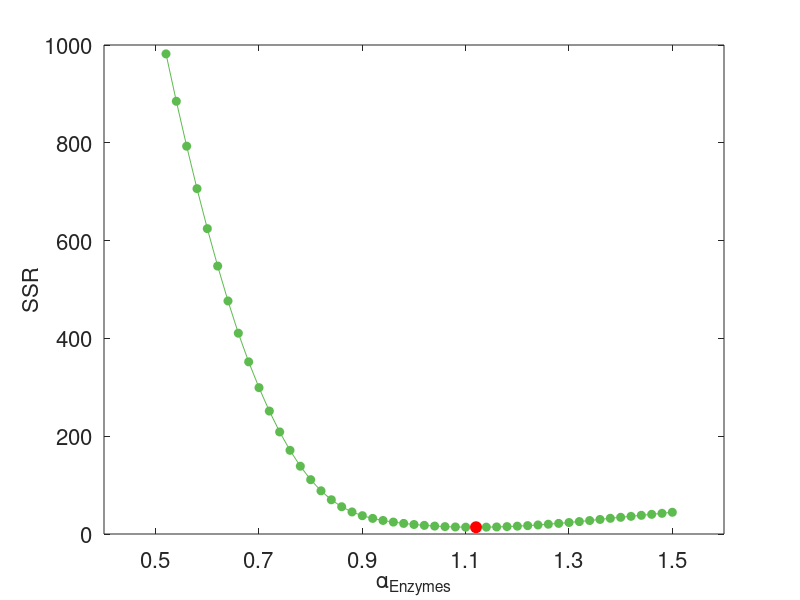
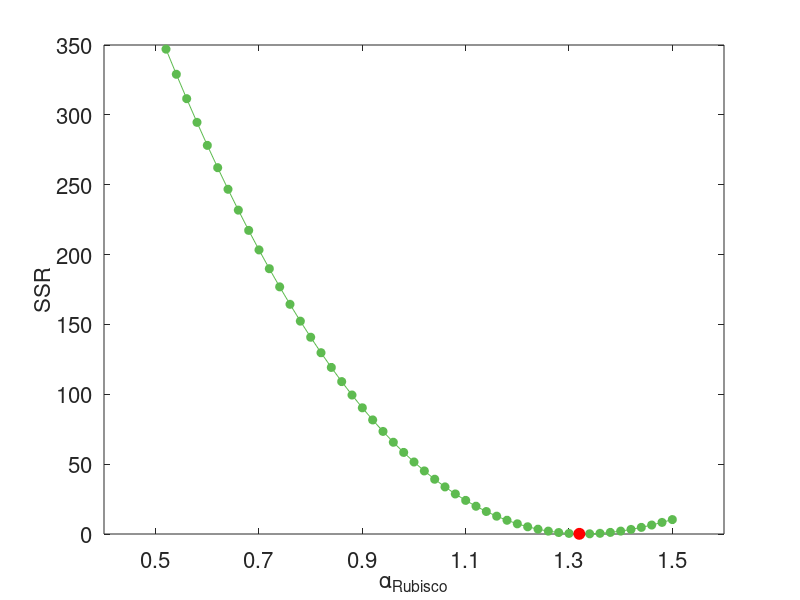

Here is the MATLAB script that generated these plots, in order: (Note: this script raises an error after producing the figures.)
%%% Plot SSR and scaling factors obtained from Jmax_simple and Vcmax_simple
%% Load data
load Jmax_simple_new_result.mat;
load Vcmax_simple_new_result.mat;
%% Plot SSR against scaling factors and highlight the optimal points
% RuBP regeneration
figure;
plot(SSR_Matrix_J(:,1),SSR_Matrix_J(:,2),'g-o',...
     'MarkerFaceColor', '#5EBB50', ... % g = green markers and line
     'MarkerEdgeColor', '#5EBB50', ...
     'MarkerSize', 6, ...
     'Color','#5EBB50')
hold on
plot(SSR_Matrix_J(scaling_index_J,1),SSR_Matrix_J(scaling_index_J,2),...
            'o', ...
            'Color', 'r', ...
            'MarkerFaceColor', 'r', ... % r = red marker
            'MarkerEdgeColor', 'r', ...
            'MarkerSize', 8, ...
            'Color','r');
set(gca, 'xtick', 0.5:0.2:1.5);
set(gca, 'FontSize', 16);
xlabel('α_{Enzymes}','FontSize', 16)
ylabel('SSR','FontSize', 16)
hold off
% Export figure
set(gcf, 'PaperOrientation', 'landscape');
print(gcf,fullfile('Outputs/rice_params/graphs',"Scaling_Factor_Optimization_for_RuBP_regeneration_new2"),'-dpdf','-bestfit');
%% Rubisco carboxylation
figure;
plot(SSR_Matrix_V(:,1),SSR_Matrix_V(:,2),'g-o',...
     'MarkerFaceColor', '#5EBB50', ... % g = green markers and line
     'MarkerEdgeColor', '#5EBB50', ...
     'MarkerSize', 6, ...
     'Color','#5EBB50')
hold on
plot(SSR_Matrix_V(scaling_index_V,1),SSR_Matrix_V(scaling_index_V,2),...
            'o', ...
            'Color', 'r', ...
            'MarkerFaceColor', 'r', ... % r = red marker
            'MarkerEdgeColor', 'r', ...
            'MarkerSize', 8, ...
            'Color','r');
set(gca, 'xtick', 0.5:0.2:1.5);
set(gca, 'FontSize', 16);
xlabel('α_{Rubisco}','FontSize', 16)
ylabel('SSR','FontSize', 16)
hold off
% Export figure
set(gcf, 'PaperOrientation', 'landscape');
print(gcf,fullfile('Outputs/rice_params/graphs',"Scaling_Factor_Optimization_for_Rubisco_carboxylation_new2"),'-dpdf','-bestfit');

%% Create figure for RuBP regeneration scaling factors
figure;
% Specify Cc and Gross Assimilation data for FvCB model
FvCB_J_x = Farq_Matrix_J(1:4,5); % Cc - only first four rows needed as they repeat
FvCB_J_y = Farq_Matrix_J(1:4,4); % Gross A - only first four rows needed as they repeat

% Specify Cc and Gross Assimilation data for optimal scaling factor
% Round off scaling factor values to prevent errors associated with floating-point numbers
ePhoto_Matrix_J(:, 1) = round(ePhoto_Matrix_J(:, 1), 2);
% Find rows for scaling_factors in ePhoto by finding and assigning indices of ePhotoMatrix from Jmax_result

opt_indices_J = find(ePhoto_Matrix_J(:,1)==a_Enzymes);
idx06_J = find(ePhoto_Matrix_J(:,1)==0.6);
idx08_J = find(ePhoto_Matrix_J(:,1)==0.8);
idx10_J = find(ePhoto_Matrix_J(:,1)==1.0);
idx12_J = find(ePhoto_Matrix_J(:,1)==1.2);
idx14_J = find(ePhoto_Matrix_J(:,1)==1.4);

ePhoto_opt_x_J = ePhoto_Matrix_J(opt_indices_J,5); % Cc
ePhoto_opt_y_J = ePhoto_Matrix_J(opt_indices_J,4); % Gross A

ePhoto_J_x_06 = ePhoto_Matrix_J(idx06_J,5);
ePhoto_J_y_06 = ePhoto_Matrix_J(idx06_J,4);

ePhoto_J_x_08 = ePhoto_Matrix_J(idx08_J,5);
ePhoto_J_y_08 = ePhoto_Matrix_J(idx08_J,4);

ePhoto_J_x_10 = ePhoto_Matrix_J(idx10_J,5);
ePhoto_J_y_10 = ePhoto_Matrix_J(idx10_J,4);

ePhoto_J_x_12 = ePhoto_Matrix_J(idx12_J,5);
ePhoto_J_y_12 = ePhoto_Matrix_J(idx12_J,4);

ePhoto_J_x_14 = ePhoto_Matrix_J(idx14_J,5);
ePhoto_J_y_14 = ePhoto_Matrix_J(idx14_J,4);

% Plot FvCB points with markers and dashed lines
plot(FvCB_J_x, FvCB_J_y, 'Marker','square', ...   % solid line with square markers
                     'MarkerFaceColor', 'k', ... % k = black markers and line
                     'MarkerEdgeColor', 'k', ...
                     'MarkerSize', 8, ...
                     'Color','k',...
                     'DisplayName', 'FvCB');
hold on

% Plot Cc (x) against Gross Assimilation (y) for optimised alpha values (red dashed lines with red triangle markers)
plot(ePhoto_opt_x_J, ePhoto_opt_y_J, ...
            '--^', ...
            'Color', 'r', ...
            'MarkerFaceColor', 'r', ... % r = red markers and line
            'MarkerEdgeColor', 'r', ...
            'MarkerSize', 8, ...
            'Color','r',...
            'DisplayName', 'α = 1.12');

hold on

% Plot background dashed lines for comparison
plot(ePhoto_J_x_06, ePhoto_J_y_06, ...
            '--', ...
            'Color', '#E97132', ...
            'DisplayName', 'α = 0.6');
hold on
plot(ePhoto_J_x_08, ePhoto_J_y_08, ...
            '--', ...
            'Color', '#CC00FF', ...
            'DisplayName', 'α = 0.8');
hold on
plot(ePhoto_J_x_10, ePhoto_J_y_10, ...
            '--', ...
            'Color', '#00B0F0', ...
            'DisplayName', 'α = 1.0');
hold on
plot(ePhoto_J_x_12, ePhoto_J_y_12, ...
            '--', ...
            'Color', '#00B050', ...
            'DisplayName', 'α = 1.2');
hold on
plot(ePhoto_J_x_14, ePhoto_J_y_14, ...
            '--', ...
            'Color', '#0070C0', ...
            'DisplayName', 'α = 1.4');

% Set x axis limits
xlim([200 700]);
ylim([0 50]);

% Add labels, title, and legend
xlabel('C_c (μmol mol^{-1})','FontSize',12);
ylabel('Gross Assimilation (μmol m^{-2} s^{-1})','FontSize',12');
title('Scaling Factors for RuBP-Regeneration (α_{Enzymes}) ','FontSize', 12');

% Add legend, including FvCB
legend('show', 'Location', 'east');

%% Create figure for Rubisco carboxylation scaling factors
figure;
% Specify Cc and Gross Assimilation data for FvCB model
FvCB_V_x = Farq_Matrix_V(1:5,5); % Cc - only first five rows needed as they repeat
FvCB_V_y = Farq_Matrix_V(1:5,4); % Gross A - only first five rows needed as they repeat

% Specify Cc and Gross Assimilation data for optimal scaling factor
% Round off scaling factor values by 2 d.p. to prevent mismatches associated with floating-point numbers
ePhoto_Matrix_V(:, 1) = round(ePhoto_Matrix_V(:, 1), 2);

% Find rows for scaling_factors in ePhoto by finding and assigning indices of ePhotoMatrix from Vcmax_result
opt_indices_V = find(ePhoto_Matrix_V(:,1)==a_Rubisco);
idx06_V = find(ePhoto_Matrix_V(:,1)==0.6);
idx08_V = find(ePhoto_Matrix_V(:,1)==0.8);
idx10_V = find(ePhoto_Matrix_V(:,1)==1.0);
idx12_V = find(ePhoto_Matrix_V(:,1)==1.2);
idx14_V = find(ePhoto_Matrix_V(:,1)==1.4);

ePhoto_opt_x_V = ePhoto_Matrix_V(opt_indices_V,5); % Cc
ePhoto_opt_y_V = ePhoto_Matrix_V(opt_indices_V,4); % Gross A

ePhoto_V_x_06 = ePhoto_Matrix_V(idx06_V,5);
ePhoto_V_y_06 = ePhoto_Matrix_V(idx06_V,4);

ePhoto_V_x_08 = ePhoto_Matrix_V(idx08_V,5);
ePhoto_V_y_08 = ePhoto_Matrix_V(idx08_V,4);

ePhoto_V_x_10 = ePhoto_Matrix_V(idx10_V,5);
ePhoto_V_y_10 = ePhoto_Matrix_V(idx10_V,4);

ePhoto_V_x_12 = ePhoto_Matrix_V(idx12_V,5);
ePhoto_V_y_12 = ePhoto_Matrix_V(idx12_V,4);

ePhoto_V_x_14 = ePhoto_Matrix_V(idx14_V,5);
ePhoto_V_y_14 = ePhoto_Matrix_V(idx14_V,4);

% Plot FvCB points with markers and dashed lines
plot(FvCB_V_x, FvCB_V_y, 'Marker','square', ...   % solid line with square markers
                     'MarkerFaceColor', 'k', ... % k = black markers and line
                     'MarkerEdgeColor', 'k', ...
                     'MarkerSize', 8, ...
                     'Color','k',...
                     'DisplayName', 'FvCB');
hold on

% Plot Cc (x) against Gross Assimilation (y) for optimised alpha values (red dashed lines with red triangle markers)
plot(ePhoto_opt_x_V, ePhoto_opt_y_V, ...
            '--^', ...
            'Color', 'r', ...
            'MarkerFaceColor', 'r', ... % r = red markers and line
            'MarkerEdgeColor', 'r', ...
            'MarkerSize', 8, ...
            'Color','r',...
            'DisplayName', 'α = 1.36');

hold on

% Plot background dashed lines for comparison
plot(ePhoto_V_x_06, ePhoto_V_y_06, ...
            '--', ...
            'Color', '#E97132', ...
            'DisplayName', 'α = 0.6');
hold on
plot(ePhoto_V_x_08, ePhoto_V_y_08, ...
            '--', ...
            'Color', '#CC00FF', ...
            'DisplayName', 'α = 0.8');
hold on
plot(ePhoto_V_x_10, ePhoto_V_y_10, ...
            '--', ...
            'Color', '#00B0F0', ...
            'DisplayName', 'α = 1.0');
hold on
plot(ePhoto_V_x_12, ePhoto_V_y_12, ...
            '--', ...
            'Color', '#00B050', ...
            'DisplayName', 'α = 1.2');
hold on
plot(ePhoto_V_x_14, ePhoto_V_y_14, ...
            '--', ...
            'Color', '#0070C0', ...
            'DisplayName', 'α = 1.4');

% Set x axis limits
xlim([60 180]);
ylim([0 50]);

% Add labels, title, and legend
xlabel('C_c (μmol mol^{-1})','FontSize',12);
ylabel('Gross Assimilation (μmol m^{-2} s^{-1})','FontSize',12');
title('Scaling Factors for Rubisco Carboxylation (α_{Rubisco}) ','FontSize', 12');

% Add legend, including FvCB
legend('show', 'Location', 'northeast');